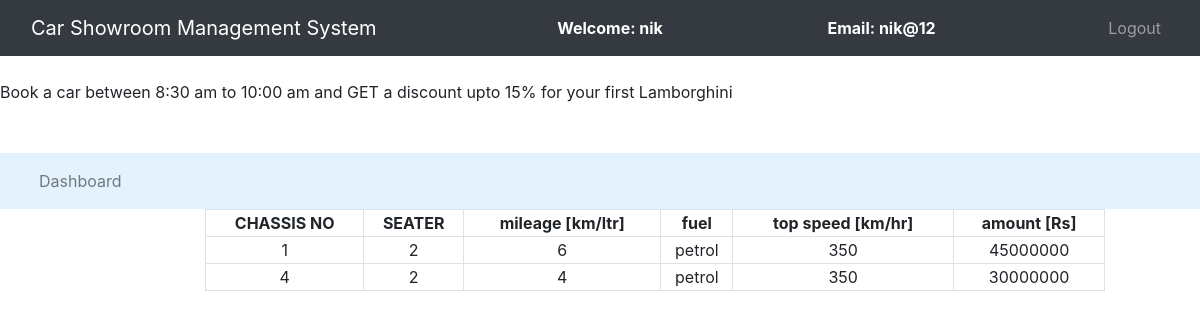
The app's page /csms/user_specscar.php (signed in) with its own data.
### tables this page shows
CREATE TABLE `spec` (
  `chassisno` int(30) NOT NULL,
  `id` int(30) NOT NULL,
  `seater` int(30) NOT NULL,
  `mileage` int(30) NOT NULL,
  `fuel` varchar(30) NOT NULL,
  `topspeed` int(30) NOT NULL,
  `amount` int(30) NOT NULL
);

### csms/user_specscar.php (the view, shortened to what this page needs)
<?php
	$connection = mysqli_connect("localhost","root","");
	$query = "select chassisno,mileage,fuel,seater,
	topspeed,amount from spec where id = $_SESSION[id]";
?>
<!DOCTYPE html>
<html lang="en" dir="ltr">
  <head>
    <link rel="stylesheet" href="https://stackpath.bootstrapcdn.com/bootstrap/4.1.3/css/bootstrap.min.css">
  </head>
  <body>
    <nav class="navbar navbar-expand-lg navbar-dark bg-dark">
		<div class="container-fluid">
			<div class="navbar-header">
				<a class="navbar-brand" href="index.php">Car Showroom Management System</a>
			</div>
      <font style="color: white"><span><strong>Welcome: <?php echo $_SESSION['name'];?></strong></span></font>
			<font style="color: white"><span><strong>Email: <?php echo $_SESSION['email'];?></strong></span></font>
			<ul class="nav navbar-nav navbar-right">
        <li class="nav-item"><a class="nav-link" href="logout.php">Logout</a></li>
			</ul>
		</div>
	</nav><br>
  <span><marquee>Book a car between 8:30 am to 10:00 am and GET a discount upto 15% for your first Lamborghini</marquee></span><br><br>
  <div class="row">
   <div class="col-md-3">
     </div>
   </div>
	 <nav class="navbar navbar-expand-lg navbar-light" style="background-color: #e3f2fd">
	<div class="container-fluid">
		<ul class="nav navbar-nav navbar-center">
			<li class="nav-item">
				<a href="user_dashboard.php" class="nav-link">Dashboard</a>
			</li>
</nav>
<div class="row">
	<div class="col-md-2"></div>
	<div class="col-md-8">
		<form>
			<table class="table-bordered" width="900px" style="text-align: center">
				<tr>
					<th>CHASSIS NO</th>
					<th>SEATER</th>
          <th>mileage [km/ltr]</th>
          <th>fuel</th>
          <th>top speed [km/hr]</th>
          <th>amount [Rs] </th>
				</tr>
				<?php
					$query_run = mysqli_query($connection,$query);
					while($row = mysqli_fetch_assoc($query_run)){
						$chassisno = $row['chassisno'];
						$seater = $row['seater'];
            $mileage = $row['mileage'];
            $fuel = $row['fuel'];
            $topspeed = $row['topspeed'];
            $amount = $row['amount'];
				?>
						<tr>
							<td><?php echo $chassisno;?></td>
							<td><?php echo $seater;?></td>
              <td><?php echo $mileage;?></td>
              <td><?php echo $fuel;?></td>
							<td><?php echo $topspeed;?></td>
							<td><?php echo $amount;?></td>
						</tr>
						<?php
					}
				?>
			</table>
		</form>
	</div>
	<div class="col-md-2"></div>
</div>
</body>
</html>

### records on screen
spec: chassisno "1", seater "2", mileage "6", fuel "petrol", topspeed "350", amount "45000000"
spec: chassisno "4", seater "2", mileage "4", fuel "petrol", topspeed "350", amount "30000000"

### other values on screen
$_SESSION['name'] "nik"
$_SESSION['email'] "nik@12"
